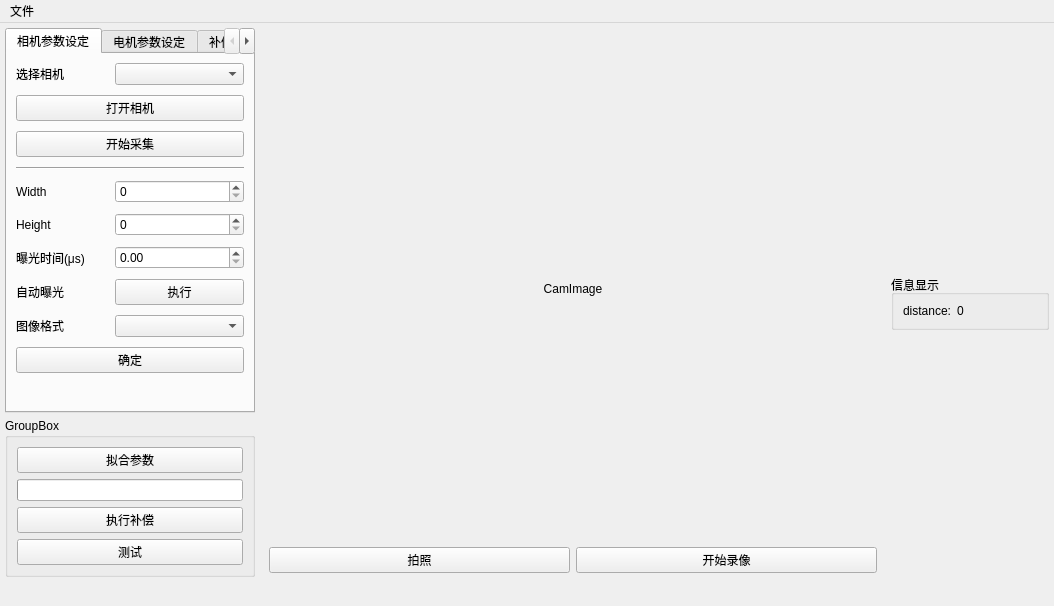
<?xml version="1.0" encoding="UTF-8"?>
<ui version="4.0">
 <class>ConstMicroDistanceSystem</class>
 <widget class="QMainWindow" name="ConstMicroDistanceSystem">
  <property name="geometry">
   <rect>
    <x>0</x>
    <y>0</y>
    <width>1054</width>
    <height>565</height>
   </rect>
  </property>
  <property name="windowTitle">
   <string>ConstMicroDistanceSystem</string>
  </property>
  <property name="layoutDirection">
   <enum>Qt::LeftToRight</enum>
  </property>
  <property name="tabShape">
   <enum>QTabWidget::Rounded</enum>
  </property>
  <property name="dockNestingEnabled">
   <bool>false</bool>
  </property>
  <widget class="QWidget" name="centralwidget">
   <layout class="QGridLayout" name="gridLayout_2" rowstretch="5,5,1" columnstretch="4,10,2" rowminimumheight="0,0,0" columnminimumwidth="0,0,0">
    <property name="sizeConstraint">
     <enum>QLayout::SetDefaultConstraint</enum>
    </property>
    <property name="leftMargin">
     <number>5</number>
    </property>
    <property name="topMargin">
     <number>5</number>
    </property>
    <property name="rightMargin">
     <number>5</number>
    </property>
    <property name="bottomMargin">
     <number>5</number>
    </property>
    <property name="spacing">
     <number>5</number>
    </property>
    <item row="0" column="1" rowspan="3">
     <widget class="QWidget" name="widget" native="true">
      <layout class="QGridLayout" name="gridLayout">
       <item row="1" column="0">
        <widget class="QPushButton" name="pushButton_takePhoto">
         <property name="text">
          <string>拍照</string>
         </property>
        </widget>
       </item>
       <item row="1" column="1">
        <widget class="QPushButton" name="pushButton_switchRecord">
         <property name="text">
          <string>开始录像</string>
         </property>
        </widget>
       </item>
       <item row="0" column="0" colspan="2">
        <widget class="QLabel" name="label">
         <property name="frameShape">
          <enum>QFrame::NoFrame</enum>
         </property>
         <property name="frameShadow">
          <enum>QFrame::Plain</enum>
         </property>
         <property name="lineWidth">
          <number>0</number>
         </property>
         <property name="text">
          <string>CamImage</string>
         </property>
         <property name="alignment">
          <set>Qt::AlignCenter</set>
         </property>
         <property name="indent">
          <number>0</number>
         </property>
        </widget>
       </item>
      </layout>
     </widget>
    </item>
    <item row="0" column="0">
     <widget class="QTabWidget" name="tabWidget">
      <property name="layoutDirection">
       <enum>Qt::LeftToRight</enum>
      </property>
      <property name="currentIndex">
       <number>0</number>
      </property>
      <widget class="QWidget" name="tabCamParam">
       <attribute name="title">
        <string>相机参数设定</string>
       </attribute>
       <layout class="QFormLayout" name="formLayout">
        <property name="rowWrapPolicy">
         <enum>QFormLayout::DontWrapRows</enum>
        </property>
        <property name="horizontalSpacing">
         <number>30</number>
        </property>
        <property name="verticalSpacing">
         <number>10</number>
        </property>
        <item row="0" column="0">
         <widget class="QLabel" name="label_15">
          <property name="text">
           <string>选择相机</string>
          </property>
         </widget>
        </item>
        <item row="0" column="1">
         <widget class="QComboBox" name="comboBox_selectCam"/>
        </item>
        <item row="1" column="0" colspan="2">
         <widget class="QPushButton" name="pushButton_switchCam">
          <property name="enabled">
           <bool>true</bool>
          </property>
          <property name="text">
           <string>打开相机</string>
          </property>
          <property name="checkable">
           <bool>false</bool>
          </property>
          <property name="checked">
           <bool>false</bool>
          </property>
          <property name="autoDefault">
           <bool>false</bool>
          </property>
          <property name="default">
           <bool>false</bool>
          </property>
          <property name="flat">
           <bool>false</bool>
          </property>
         </widget>
        </item>
        <item row="4" column="0">
         <widget class="QLabel" name="label_2">
          <property name="text">
           <string>Width</string>
          </property>
         </widget>
        </item>
        <item row="4" column="1">
         <widget class="QSpinBox" name="spinBox_7">
          <property name="maximum">
           <number>9999999</number>
          </property>
         </widget>
        </item>
        <item row="5" column="0">
         <widget class="QLabel" name="label_3">
          <property name="text">
           <string>Height</string>
          </property>
         </widget>
        </item>
        <item row="5" column="1">
         <widget class="QSpinBox" name="spinBox_8">
          <property name="maximum">
           <number>9999999</number>
          </property>
         </widget>
        </item>
        <item row="6" column="0">
         <widget class="QLabel" name="label_8">
          <property name="text">
           <string>曝光时间(μs)</string>
          </property>
         </widget>
        </item>
        <item row="6" column="1">
         <widget class="QDoubleSpinBox" name="doubleSpinBox"/>
        </item>
        <item row="7" column="0">
         <widget class="QLabel" name="label_13">
          <property name="text">
           <string>自动曝光</string>
          </property>
         </widget>
        </item>
        <item row="7" column="1">
         <widget class="QPushButton" name="pushButton_4">
          <property name="text">
           <string>执行</string>
          </property>
         </widget>
        </item>
        <item row="8" column="0">
         <widget class="QLabel" name="label_14">
          <property name="text">
           <string>图像格式</string>
          </property>
         </widget>
        </item>
        <item row="8" column="1">
         <widget class="QComboBox" name="comboBox_4"/>
        </item>
        <item row="9" column="0" colspan="2">
         <widget class="QPushButton" name="pushButton">
          <property name="text">
           <string>确定</string>
          </property>
         </widget>
        </item>
        <item row="3" column="0" colspan="2">
         <widget class="Line" name="line_2">
          <property name="orientation">
           <enum>Qt::Horizontal</enum>
          </property>
         </widget>
        </item>
        <item row="2" column="0" colspan="2">
         <widget class="QPushButton" name="pushButton_switchGrab">
          <property name="text">
           <string>开始采集</string>
          </property>
         </widget>
        </item>
       </layout>
      </widget>
      <widget class="QWidget" name="tabMotorParam">
       <attribute name="title">
        <string>电机参数设定</string>
       </attribute>
       <layout class="QFormLayout" name="formLayout_2">
        <property name="horizontalSpacing">
         <number>20</number>
        </property>
        <property name="verticalSpacing">
         <number>10</number>
        </property>
        <item row="3" column="0">
         <widget class="QLabel" name="label_9">
          <property name="text">
           <string>轴</string>
          </property>
         </widget>
        </item>
        <item row="3" column="1">
         <widget class="QComboBox" name="comboBox_2">
          <item>
           <property name="text">
            <string>0 - x</string>
           </property>
          </item>
          <item>
           <property name="text">
            <string>1 - y</string>
           </property>
          </item>
          <item>
           <property name="text">
            <string>2 - z</string>
           </property>
          </item>
          <item>
           <property name="text">
            <string>4 - 旋转</string>
           </property>
          </item>
          <item>
           <property name="text">
            <string>ALL</string>
           </property>
          </item>
         </widget>
        </item>
        <item row="4" column="0">
         <widget class="QLabel" name="label_5">
          <property name="text">
           <string>PPU</string>
          </property>
         </widget>
        </item>
        <item row="4" column="1">
         <widget class="QSpinBox" name="spinBox">
          <property name="maximum">
           <number>999999</number>
          </property>
          <property name="value">
           <number>1</number>
          </property>
         </widget>
        </item>
        <item row="5" column="0">
         <widget class="QLabel" name="label_4">
          <property name="text">
           <string>PPU Denominator</string>
          </property>
         </widget>
        </item>
        <item row="5" column="1">
         <widget class="QSpinBox" name="spinBox_2">
          <property name="maximum">
           <number>999999</number>
          </property>
          <property name="value">
           <number>1</number>
          </property>
         </widget>
        </item>
        <item row="6" column="0">
         <widget class="QLabel" name="label_7">
          <property name="text">
           <string>加速度</string>
          </property>
         </widget>
        </item>
        <item row="6" column="1">
         <widget class="QSpinBox" name="spinBox_3">
          <property name="maximum">
           <number>999999</number>
          </property>
          <property name="value">
           <number>10</number>
          </property>
         </widget>
        </item>
        <item row="7" column="0">
         <widget class="QLabel" name="label_10">
          <property name="text">
           <string>减速度</string>
          </property>
         </widget>
        </item>
        <item row="7" column="1">
         <widget class="QSpinBox" name="spinBox_4">
          <property name="maximum">
           <number>999999</number>
          </property>
          <property name="value">
           <number>10</number>
          </property>
         </widget>
        </item>
        <item row="8" column="0">
         <widget class="QLabel" name="label_11">
          <property name="text">
           <string>初速度</string>
          </property>
         </widget>
        </item>
        <item row="8" column="1">
         <widget class="QSpinBox" name="spinBox_5">
          <property name="maximum">
           <number>999999</number>
          </property>
          <property name="value">
           <number>10</number>
          </property>
         </widget>
        </item>
        <item row="9" column="0">
         <widget class="QLabel" name="label_12">
          <property name="text">
           <string>运行速度</string>
          </property>
         </widget>
        </item>
        <item row="9" column="1">
         <widget class="QSpinBox" name="spinBox_6">
          <property name="maximum">
           <number>999999</number>
          </property>
          <property name="value">
           <number>10</number>
          </property>
         </widget>
        </item>
        <item row="10" column="0" colspan="2">
         <widget class="QPushButton" name="pushButton_2">
          <property name="text">
           <string>确定</string>
          </property>
         </widget>
        </item>
        <item row="0" column="0">
         <widget class="QLabel" name="label_16">
          <property name="text">
           <string>选择板卡</string>
          </property>
         </widget>
        </item>
        <item row="0" column="1">
         <widget class="QComboBox" name="comboBox_selectCard"/>
        </item>
        <item row="1" column="0" colspan="2">
         <widget class="QPushButton" name="pushButton_switchCard">
          <property name="text">
           <string>打开板卡</string>
          </property>
         </widget>
        </item>
        <item row="2" column="0" colspan="2">
         <widget class="Line" name="line">
          <property name="orientation">
           <enum>Qt::Horizontal</enum>
          </property>
         </widget>
        </item>
       </layout>
      </widget>
      <widget class="QWidget" name="tabFeed">
       <attribute name="title">
        <string>补偿参数设定</string>
       </attribute>
       <layout class="QFormLayout" name="formLayout_4">
        <property name="horizontalSpacing">
         <number>30</number>
        </property>
        <property name="verticalSpacing">
         <number>10</number>
        </property>
        <item row="0" column="0">
         <widget class="QLabel" name="label_17">
          <property name="text">
           <string>电极丝直径(μm)</string>
          </property>
         </widget>
        </item>
        <item row="0" column="1">
         <widget class="QDoubleSpinBox" name="doubleSpinBox_wireDia"/>
        </item>
        <item row="2" column="0" colspan="2">
         <widget class="QPushButton" name="pushButton_6">
          <property name="text">
           <string>确定</string>
          </property>
         </widget>
        </item>
        <item row="1" column="0">
         <widget class="QLabel" name="label_18">
          <property name="text">
           <string>加工距离(μm)</string>
          </property>
         </widget>
        </item>
        <item row="1" column="1">
         <widget class="QDoubleSpinBox" name="doubleSpinBox_constDis"/>
        </item>
       </layout>
      </widget>
     </widget>
    </item>
    <item row="1" column="0">
     <widget class="QGroupBox" name="groupBox">
      <property name="title">
       <string>GroupBox</string>
      </property>
      <layout class="QGridLayout" name="gridLayout_3">
       <item row="0" column="0">
        <widget class="QPushButton" name="pushButton_getParams">
         <property name="text">
          <string>拟合参数</string>
         </property>
        </widget>
       </item>
       <item row="1" column="0">
        <widget class="QProgressBar" name="progressBar_fit">
         <property name="value">
          <number>0</number>
         </property>
         <property name="textVisible">
          <bool>false</bool>
         </property>
         <property name="invertedAppearance">
          <bool>false</bool>
         </property>
        </widget>
       </item>
       <item row="2" column="0">
        <widget class="QPushButton" name="pushButton_doFeed">
         <property name="text">
          <string>执行补偿</string>
         </property>
        </widget>
       </item>
       <item row="3" column="0">
        <widget class="QPushButton" name="pushButton_test">
         <property name="text">
          <string>测试</string>
         </property>
        </widget>
       </item>
      </layout>
     </widget>
    </item>
    <item row="0" column="2" rowspan="2">
     <widget class="QGroupBox" name="groupBox_2">
      <property name="title">
       <string>信息显示</string>
      </property>
      <layout class="QFormLayout" name="formLayout_3">
       <property name="sizeConstraint">
        <enum>QLayout::SetFixedSize</enum>
       </property>
       <item row="0" column="0">
        <widget class="QLabel" name="label_6">
         <property name="text">
          <string>distance:</string>
         </property>
        </widget>
       </item>
       <item row="0" column="1">
        <widget class="QLabel" name="label_distance">
         <property name="minimumSize">
          <size>
           <width>80</width>
           <height>0</height>
          </size>
         </property>
         <property name="text">
          <string>0</string>
         </property>
        </widget>
       </item>
      </layout>
     </widget>
    </item>
   </layout>
  </widget>
  <widget class="QStatusBar" name="statusBar">
   <property name="sizeGripEnabled">
    <bool>false</bool>
   </property>
  </widget>
  <widget class="QMenuBar" name="menuBar">
   <property name="geometry">
    <rect>
     <x>0</x>
     <y>0</y>
     <width>1054</width>
     <height>21</height>
    </rect>
   </property>
   <widget class="QMenu" name="menu">
    <property name="title">
     <string>文件</string>
    </property>
    <addaction name="actionphoto_location"/>
    <addaction name="actionvideo_location"/>
   </widget>
   <addaction name="menu"/>
  </widget>
  <action name="actionphoto_location">
   <property name="checkable">
    <bool>false</bool>
   </property>
   <property name="text">
    <string>图片保存位置</string>
   </property>
  </action>
  <action name="actionvideo_location">
   <property name="text">
    <string>视频保存位置</string>
   </property>
  </action>
 </widget>
 <resources/>
 <connections>
  <connection>
   <sender>pushButton_switchGrab</sender>
   <signal>clicked()</signal>
   <receiver>ConstMicroDistanceSystem</receiver>
   <slot>onSwitchCamGrabClicked()</slot>
   <hints>
    <hint type="sourcelabel">
     <x>42</x>
     <y>145</y>
    </hint>
    <hint type="destinationlabel">
     <x>723</x>
     <y>41</y>
    </hint>
   </hints>
  </connection>
  <connection>
   <sender>actionphoto_location</sender>
   <signal>triggered()</signal>
   <receiver>ConstMicroDistanceSystem</receiver>
   <slot>onPhotoLocationTriggered()</slot>
   <hints>
    <hint type="sourcelabel">
     <x>-1</x>
     <y>-1</y>
    </hint>
    <hint type="destinationlabel">
     <x>683</x>
     <y>427</y>
    </hint>
   </hints>
  </connection>
  <connection>
   <sender>pushButton_takePhoto</sender>
   <signal>clicked()</signal>
   <receiver>ConstMicroDistanceSystem</receiver>
   <slot>onTakePhotoClicked()</slot>
   <hints>
    <hint type="sourcelabel">
     <x>302</x>
     <y>530</y>
    </hint>
    <hint type="destinationlabel">
     <x>571</x>
     <y>33</y>
    </hint>
   </hints>
  </connection>
  <connection>
   <sender>pushButton_switchRecord</sender>
   <signal>clicked()</signal>
   <receiver>ConstMicroDistanceSystem</receiver>
   <slot>onSwitchRecordClicked()</slot>
   <hints>
    <hint type="sourcelabel">
     <x>595</x>
     <y>530</y>
    </hint>
    <hint type="destinationlabel">
     <x>712</x>
     <y>51</y>
    </hint>
   </hints>
  </connection>
  <connection>
   <sender>actionvideo_location</sender>
   <signal>triggered()</signal>
   <receiver>ConstMicroDistanceSystem</receiver>
   <slot>onVideoLocationTriggered()</slot>
   <hints>
    <hint type="sourcelabel">
     <x>-1</x>
     <y>-1</y>
    </hint>
    <hint type="destinationlabel">
     <x>683</x>
     <y>427</y>
    </hint>
   </hints>
  </connection>
  <connection>
   <sender>pushButton_switchCam</sender>
   <signal>clicked()</signal>
   <receiver>ConstMicroDistanceSystem</receiver>
   <slot>onSwitchCamClicked()</slot>
   <hints>
    <hint type="sourcelabel">
     <x>195</x>
     <y>112</y>
    </hint>
    <hint type="destinationlabel">
     <x>282</x>
     <y>115</y>
    </hint>
   </hints>
  </connection>
  <connection>
   <sender>pushButton_test</sender>
   <signal>clicked()</signal>
   <receiver>ConstMicroDistanceSystem</receiver>
   <slot>onTestClicked()</slot>
   <hints>
    <hint type="sourcelabel">
     <x>79</x>
     <y>529</y>
    </hint>
    <hint type="destinationlabel">
     <x>236</x>
     <y>502</y>
    </hint>
   </hints>
  </connection>
  <connection>
   <sender>pushButton_switchCard</sender>
   <signal>clicked()</signal>
   <receiver>ConstMicroDistanceSystem</receiver>
   <slot>onSwitchCardClicked()</slot>
   <hints>
    <hint type="sourcelabel">
     <x>209</x>
     <y>112</y>
    </hint>
    <hint type="destinationlabel">
     <x>285</x>
     <y>100</y>
    </hint>
   </hints>
  </connection>
  <connection>
   <sender>pushButton_getParams</sender>
   <signal>clicked()</signal>
   <receiver>ConstMicroDistanceSystem</receiver>
   <slot>onGetParamsClicked()</slot>
   <hints>
    <hint type="sourcelabel">
     <x>83</x>
     <y>442</y>
    </hint>
    <hint type="destinationlabel">
     <x>82</x>
     <y>564</y>
    </hint>
   </hints>
  </connection>
  <connection>
   <sender>pushButton_doFeed</sender>
   <signal>clicked()</signal>
   <receiver>ConstMicroDistanceSystem</receiver>
   <slot>onDoFeedClicked()</slot>
   <hints>
    <hint type="sourcelabel">
     <x>188</x>
     <y>478</y>
    </hint>
    <hint type="destinationlabel">
     <x>193</x>
     <y>564</y>
    </hint>
   </hints>
  </connection>
 </connections>
 <slots>
  <slot>onSwitchCamGrabClicked()</slot>
  <slot>onTakePhotoClicked()</slot>
  <slot>onPhotoLocationTriggered()</slot>
  <slot>onSwitchRecordClicked()</slot>
  <slot>onVideoLocationTriggered()</slot>
  <slot>onSwitchCamClicked()</slot>
  <slot>onTestClicked()</slot>
  <slot>onSwitchCardClicked()</slot>
  <slot>onGetParamsClicked()</slot>
  <slot>onDoFeedClicked()</slot>
 </slots>
</ui>
